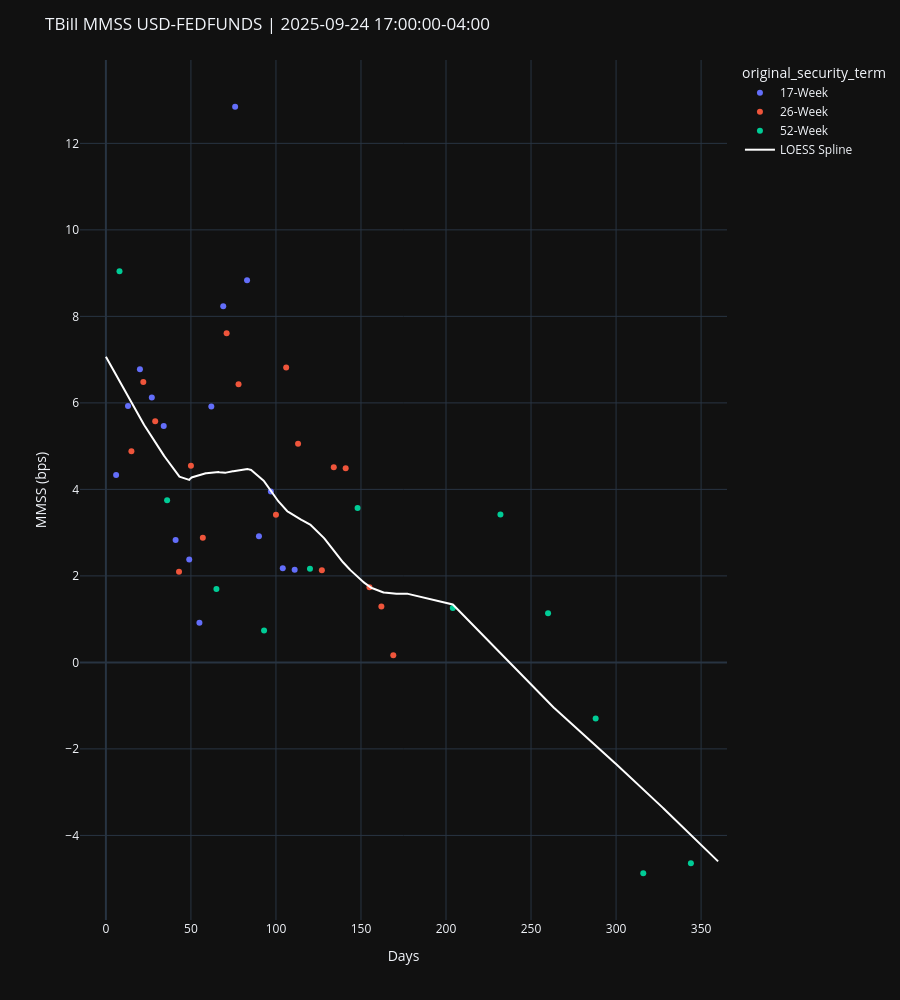

Here is the notebook cell this chart was saved with:
### Code cell
loess_spline = GeneralCurveInterpolator(x=tbills_df["ttm_d"], y=tbills_df["mmss (bps)"]).loess_interpolation(frac=0.5, it=100, return_func=True)

plot_usts(
    curve_set_df=tbills_df,
    ttm_col="ttm_d",
    custom_x_axis="Days",
    ytm_col="mmss (bps)",
    custom_y_axis="MMSS (bps)",
    label_col="original_security_term",
    cusip_col="cusip",
    hover_data=["issue_date", "maturity_date"],
    splines=[(loess_spline, "LOESS Spline")],
    title=f"TBill MMSS {stir_curve_handle.id()} | {as_of}",
    spline_ub=360,
    ignore_otr=True
)

### Figure 1 — Plotly figure (JSON) as saved in the notebook; plotly's stock layout.template omitted (floating-point values rounded to 4 significant figures; data arrays with more than 128 entries replaced by an {"elided": "..."} marker saying what was removed)
{"data": [{"customdata": [["2025-09-02T00:00:00", "2025-09-30T00:00:00"], ["2025-08-19T00:00:00", "2025-12-16T00:00:00"], ["2025-09-09T00:00:00", "2026-01-06T00:00:00"], ["2025-08-12T00:00:00", "2025-12-09T00:00:00"], ["2025-08-05T00:00:00", "2025-12-02T00:00:00"], ["2025-09-16T00:00:00", "2026-01-13T00:00:00"], ["2025-07-29T00:00:00", "2025-11-25T00:00:00"], ["2025-09-23T00:00:00", "2025-11-18T00:00:00"], ["2025-08-26T00:00:00", "2025-12-23T00:00:00"], ["2025-09-16T00:00:00", "2025-11-12T00:00:00"], ["2025-09-02T00:00:00", "2025-10-28T00:00:00"], ["2025-09-23T00:00:00", "2025-10-21T00:00:00"], ["2025-09-16T00:00:00", "2025-10-14T00:00:00"], ["2025-09-09T00:00:00", "2025-10-07T00:00:00"], ["2025-09-09T00:00:00", "2025-11-04T00:00:00"], ["2025-09-02T00:00:00", "2025-12-30T00:00:00"]], "hovertemplate": "plot_group=17-Week<br>ttm_d=%{x}<br>mmss (bps)=%{y}<br>issue_date=%{customdata[0]}<br>maturity_date=%{customdata[1]}<extra></extra>", "legendgroup": "17-Week", "marker": {"color": "#636efa", "symbol": "circle"}, "mode": "markers", "name": "17-Week", "orientation": "v", "showlegend": true, "type": "scatter", "x": [6, 83, 104, 76, 69, 111, 62, 55, 90, 49, 34, 27, 20, 13, 41, 97], "xaxis": "x", "y": [4.331, 8.833, 2.174, 12.85, 8.236, 2.141, 5.917, 0.9183, 2.919, 2.38, 5.467, 6.124, 6.78, 5.929, 2.828, 3.949], "yaxis": "y"}, {"customdata": [["2025-07-31T00:00:00", "2026-01-29T00:00:00"], ["2025-08-07T00:00:00", "2026-02-05T00:00:00"], ["2025-08-14T00:00:00", "2026-02-12T00:00:00"], ["2025-07-17T00:00:00", "2026-01-15T00:00:00"], ["2025-08-28T00:00:00", "2026-02-26T00:00:00"], ["2025-07-10T00:00:00", "2026-01-08T00:00:00"], ["2025-09-04T00:00:00", "2026-03-05T00:00:00"], ["2025-09-11T00:00:00", "2026-03-12T00:00:00"], ["2025-07-03T00:00:00", "2026-01-02T00:00:00"], ["2025-09-11T00:00:00", "2025-12-11T00:00:00"], ["2025-09-04T00:00:00", "2025-12-04T00:00:00"], ["2025-08-21T00:00:00", "2025-11-20T00:00:00"], ["2025-08-14T00:00:00", "2025-11-13T00:00:00"], ["2025-08-07T00:00:00", "2025-11-06T00:00:00"], ["2025-09-11T00:00:00", "2025-10-23T00:00:00"], ["2025-09-04T00:00:00", "2025-10-16T00:00:00"], ["2025-08-28T00:00:00", "2025-10-09T00:00:00"]], "hovertemplate": "plot_group=26-Week<br>ttm_d=%{x}<br>mmss (bps)=%{y}<br>issue_date=%{customdata[0]}<br>maturity_date=%{customdata[1]}<extra></extra>", "legendgroup": "26-Week", "marker": {"color": "#EF553B", "symbol": "circle"}, "mode": "markers", "name": "26-Week", "orientation": "v", "showlegend": true, "type": "scatter", "x": [127, 134, 141, 113, 155, 106, 162, 169, 100, 78, 71, 57, 50, 43, 29, 22, 15], "xaxis": "x", "y": [2.13, 4.512, 4.488, 5.053, 1.736, 6.82, 1.295, 0.1669, 3.416, 6.43, 7.608, 2.88, 4.548, 2.093, 5.577, 6.485, 4.882], "yaxis": "y"}, {"customdata": [["2025-08-07T00:00:00", "2026-08-06T00:00:00"], ["2025-07-10T00:00:00", "2026-07-09T00:00:00"], ["2025-06-12T00:00:00", "2026-06-11T00:00:00"], ["2025-05-15T00:00:00", "2026-05-14T00:00:00"], ["2025-04-17T00:00:00", "2026-04-16T00:00:00"], ["2025-08-21T00:00:00", "2026-02-19T00:00:00"], ["2025-06-26T00:00:00", "2025-12-26T00:00:00"], ["2025-09-18T00:00:00", "2025-10-30T00:00:00"], ["2025-07-24T00:00:00", "2026-01-22T00:00:00"], ["2025-08-28T00:00:00", "2025-11-28T00:00:00"], ["2025-08-21T00:00:00", "2025-10-02T00:00:00"], ["2025-09-04T00:00:00", "2026-09-03T00:00:00"]], "hovertemplate": "plot_group=52-Week<br>ttm_d=%{x}<br>mmss (bps)=%{y}<br>issue_date=%{customdata[0]}<br>maturity_date=%{customdata[1]}<extra></extra>", "legendgroup": "52-Week", "marker": {"color": "#00cc96", "symbol": "circle"}, "mode": "markers", "name": "52-Week", "orientation": "v", "showlegend": true, "type": "scatter", "x": [316, 288, 260, 232, 204, 148, 93, 36, 120, 65, 8, 344], "xaxis": "x", "y": [-4.875, -1.294, 1.136, 3.417, 1.257, 3.57, 0.7383, 3.749, 2.163, 1.695, 9.044, -4.643], "yaxis": "y"}, {"marker": {"color": "white"}, "mode": "lines", "name": "LOESS Spline", "type": "scatter", "x": {"elided": "1000 float values"}, "y": {"elided": "1000 float values"}}], "layout": {"coloraxis": {"showscale": false}, "height": 1000, "legend": {"title": {"text": "original_security_term"}, "tracegroupgap": 0}, "margin": {"t": 60}, "newshape": {"line": {"color": "red"}}, "showlegend": true, "title": {"text": "TBill MMSS USD-FEDFUNDS | 2025-09-24 17:00:00-04:00"}, "xaxis": {"anchor": "y", "domain": [0, 1], "showspikes": true, "spikecolor": "white", "spikemode": "across", "spikesnap": "cursor", "title": {"text": "Days"}}, "yaxis": {"anchor": "x", "domain": [0, 1], "showspikes": true, "spikecolor": "white", "spikesnap": "cursor", "spikethickness": 0.5, "title": {"text": "MMSS (bps)"}}}}
